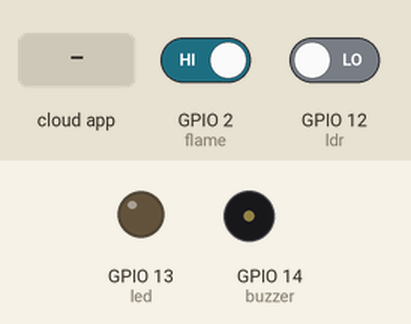
Bench run of a sketch on a simulated ESP8266 (NodeMCU). Shown: output pins drawn as LEDs (lit = HIGH), buzzer (waves = sounding, pin HIGH). The inputs (shaded band) are chosen by the test bench; at power-on: GPIO 2 (flame) HIGH, GPIO 12 (ldr) LOW. WiFi joins after 1.5 s; servers stay silent unless stated; the Firebase database answers and starts empty; what the sketch prints to the serial monitor is not drawn.

Above: at 2.7 s.
2.8 s: GPIO 2 (flame) driven LOW
At 4.7 s:
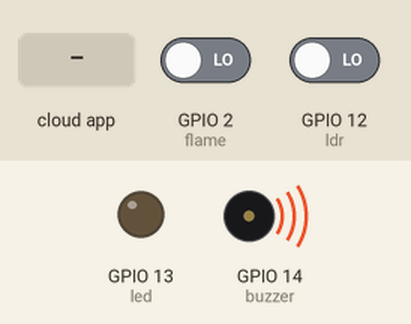
5.6 s: GPIO 12 (ldr) driven HIGH
At 7.6 s:
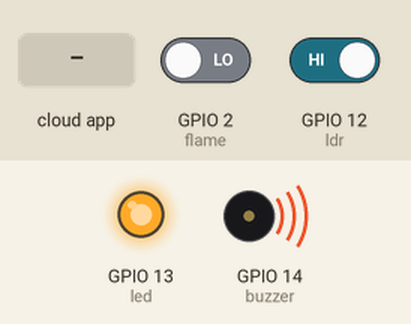
8.6 s: the phone or cloud app sets buzzer to 0
At 10.2 s:
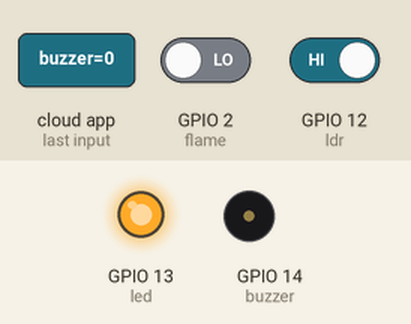
12.6 s: GPIO 2 (flame) driven HIGH
At 14.7 s:
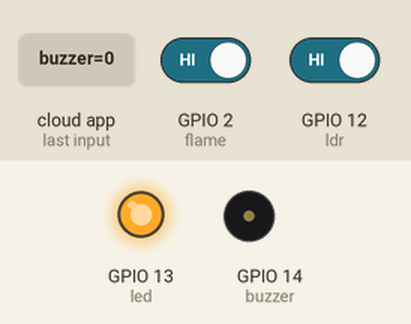
15.4 s: GPIO 12 (ldr) driven LOW
At 17.5 s:
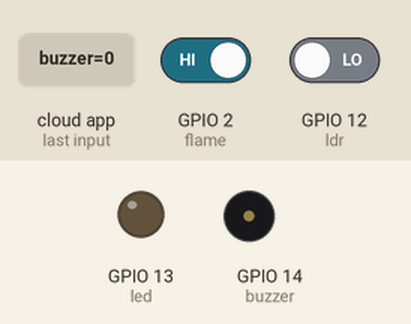
Timing chart, 0 to 19.0 s (numbered marks = the images above; inputs shaded):
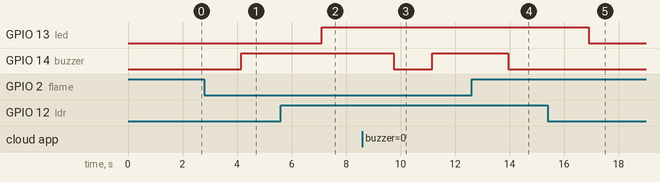

Measured:
- after the input at 2.8 s, GPIO 14 (buzzer): LOW → HIGH after 1.4 s
- after the input at 5.6 s, GPIO 13 (led): LOW → HIGH after 1.5 s
- after the input at 8.6 s, GPIO 14 (buzzer): HIGH → LOW after 1.2 s, → HIGH 1.4 s later
- after the input at 12.6 s, GPIO 14 (buzzer): HIGH → LOW after 1.4 s
- after the input at 15.4 s, GPIO 13 (led): HIGH → LOW after 1.5 s

The sketch:

esp8266_firebase.ino
```cpp
#include "FirebaseESP8266.h"
#include <ESP8266WiFi.h>

#define FIREBASE_HOST "https://smarthomeiot-9dee0.firebaseio.com/"
#define FIREBASE_AUTH "JMv4WhTmrGGthjIGGM0ktrSOEi0KOoVTES2snxc4"
#define WIFI_SSID "Lia"
#define WIFI_PASSWORD "chabona0412"

#define flame 2     //D4
#define buzzer 14   //D5
#define ldr 12      //D6
#define led 13      //D7

//2. Define FirebaseESP8266 data object for data sending and receiving
FirebaseData firebaseData;

String path = "/Node1";

int valFlame = HIGH; //tidak ada api
int valLdr = LOW;

void setup()
{

  Serial.begin(115200);

  pinMode(ldr,INPUT);
  pinMode(flame,INPUT);
  pinMode(buzzer,OUTPUT);
  pinMode(led,OUTPUT);

  WiFi.begin(WIFI_SSID, WIFI_PASSWORD);
  Serial.print("Connecting to Wi-Fi");
  while (WiFi.status() != WL_CONNECTED)
  {
    Serial.print(".");
    delay(300);
  }
  Serial.println();
  Serial.print("Connected with IP: ");
  Serial.println(WiFi.localIP());
  Serial.println();

  //3. Set your Firebase info

  Firebase.begin(FIREBASE_HOST, FIREBASE_AUTH);

  //4. Enable auto reconnect the WiFi when connection lost
  Firebase.reconnectWiFi(true);

}

void loop()
{
  delay(500);

  //IR FLAME SENSOR
  valFlame = digitalRead(flame);  //read sensor value
  if(valFlame == LOW){            //cek apakah sensor LOW
      Firebase.setInt(firebaseData, path + "/flame", 0);
      Firebase.setInt(firebaseData, path + "/buzzer", 1);
  }
  else{
      Firebase.setInt(firebaseData, path + "/flame", 1);
      Firebase.setInt(firebaseData, path + "/buzzer", 0);
  }

  //LDR SENSOR
  valLdr = digitalRead(ldr);  //read sensor LDR
  if(valLdr == HIGH){         //cek apakah sensor HIGH
      Firebase.setInt(firebaseData, path + "/ldr", 1);
      Firebase.setInt(firebaseData, path + "/led", 1);
  }
  else{
      Firebase.setInt(firebaseData, path + "/ldr", 0);
      Firebase.setInt(firebaseData, path + "/led", 0);
  }

  //Menghidupkan BUZZER
  if(Firebase.getInt(firebaseData, path + "/buzzer")){
    if(firebaseData.intData() == 1)
      digitalWrite(buzzer,HIGH);
    else
      digitalWrite(buzzer,LOW);
  }

  //Menghidupkan LED
  if(Firebase.getInt(firebaseData, path + "/led")){
    if(firebaseData.intData() == 1)
      digitalWrite(led,HIGH);
    else
      digitalWrite(led,LOW);
  }
}
```
